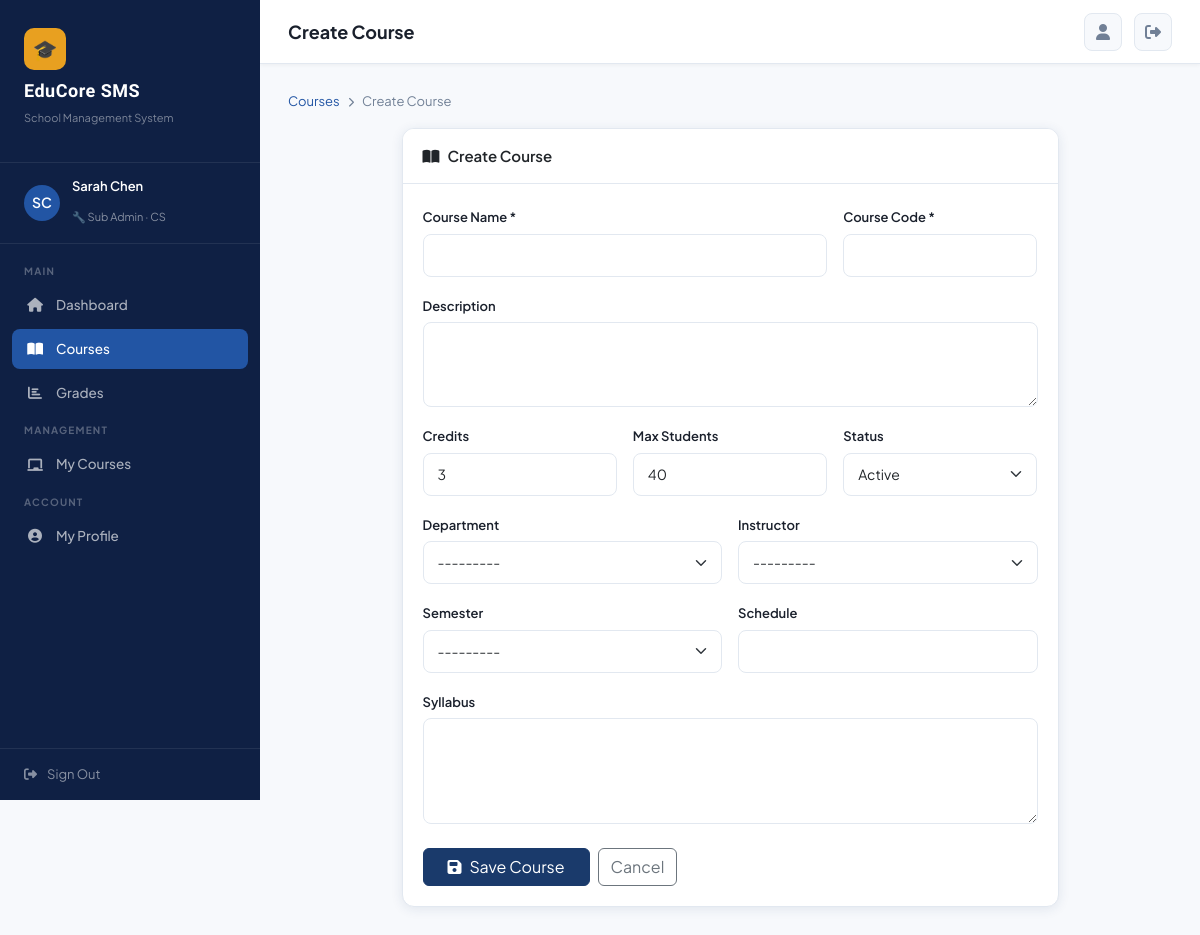
Page /courses/create/ (signed in) on the committed database.
### accounts/models.py (models this page shows, shortened)
class User(AbstractUser):
    ROLE_CHOICES = [
        ('super_admin', 'Super Admin'),
        ('sub_admin', 'Sub Admin'),
        ('student', 'Student'),
    ]
    role = models.CharField(max_length=20, choices=ROLE_CHOICES, default='student')
    department = models.ForeignKey(Department, on_delete=models.SET_NULL, null=True, blank=True)
    phone = models.CharField(max_length=20, blank=True)
    address = models.TextField(blank=True)
    profile_picture = models.ImageField(upload_to='profiles/', blank=True, null=True)
    bio = models.TextField(blank=True)
    student_id = models.CharField(max_length=20, blank=True, unique=True, null=True)
    date_of_birth = models.DateField(null=True, blank=True)
    gender = models.CharField(max_length=10, choices=[('M','Male'),('F','Female'),('O','Other')], blank=True)
    is_active = models.BooleanField(default=True)
    created_at = models.DateTimeField(auto_now_add=True)
    def __str__(self):
        return f"{self.get_full_name()} ({self.role})"
    @property
    def is_super_admin(self):
        return self.role == 'super_admin'
    @property
    def is_sub_admin(self):
        return self.role == 'sub_admin'

class Department(models.Model):
    name = models.CharField(max_length=100)
    code = models.CharField(max_length=10, unique=True)
    description = models.TextField(blank=True)
    created_at = models.DateTimeField(auto_now_add=True)
    def __str__(self):
        return self.name

### courses/views.py (the view, shortened to what this page needs)
# urls.py: path('create/', views.create_course, name='create_course'),
@login_required
def create_course(request):
    if not (request.user.is_super_admin or request.user.is_sub_admin):
        messages.error(request, 'Access denied.')
        return redirect('course_list')
    form = CourseForm(request.POST or None, user=request.user)
    return render(request, 'courses/course_form.html', {'form': form, 'title': 'Create Course'})

### courses/models.py (called while the page is built)
    def __str__(self):
        return self.year

    def __str__(self):
        return f"{self.academic_year} - Sem {self.semester_number}"

### templates/courses/course_form.html (shortened to what this page needs)
{% extends 'base.html' %}
{% block page_title %}{{ title }}{% endblock %}
{% block content %}
<div class="breadcrumb-bar mb-3">
  <a href="{% url 'course_list' %}">Courses</a> <i class="fas fa-chevron-right" style="font-size:10px;"></i> <span>{{ title }}</span>
</div>
<div class="row justify-content-center">
  <div class="col-md-9">
    <div class="card">
      <div class="card-header"><i class="fas fa-book-open me-2"></i>{{ title }}</div>
      <div class="card-body">
        <form method="post">
          <div class="row g-3">
            <div class="col-md-8"><label class="form-label">Course Name *</label>{{ form.name }}</div>
            <div class="col-md-4"><label class="form-label">Course Code *</label>{{ form.code }}</div>
            <div class="col-12"><label class="form-label">Description</label>{{ form.description }}</div>
            <div class="col-md-4"><label class="form-label">Credits</label>{{ form.credits }}</div>
            <div class="col-md-4"><label class="form-label">Max Students</label>{{ form.max_students }}</div>
            <div class="col-md-4"><label class="form-label">Status</label>{{ form.status }}</div>
            <div class="col-md-6"><label class="form-label">Department</label>{{ form.department }}</div>
            <div class="col-md-6"><label class="form-label">Instructor</label>{{ form.instructor }}</div>
            <div class="col-md-6"><label class="form-label">Semester</label>{{ form.semester }}</div>
            <div class="col-md-6"><label class="form-label">Schedule</label>{{ form.schedule }}</div>
            <div class="col-12"><label class="form-label">Syllabus</label>{{ form.syllabus }}</div>
          </div>
          <div class="mt-4 d-flex gap-2">
            <button type="submit" class="btn btn-primary px-4"><i class="fas fa-save me-2"></i>Save Course</button>
            <a href="{% url 'course_list' %}" class="btn btn-outline-secondary">Cancel</a>
          </div>
        </form>
      </div>
    </div>
  </div>
</div>
{% endblock %}

### templates/base.html (shortened to what this page needs)
<!DOCTYPE html>
<html lang="en">
<head>
<link href="https://cdnjs.cloudflare.com/ajax/libs/bootstrap/5.3.0/css/bootstrap.min.css" rel="stylesheet">
<link href="https://cdnjs.cloudflare.com/ajax/libs/font-awesome/6.4.0/css/all.min.css" rel="stylesheet">
</head>
<body>
{% if user.is_authenticated %}
<div id="sidebar">
  <div class="sidebar-logo">
    <div class="logo-icon">🎓</div>
    <h2>EduCore SMS</h2>
    <p>School Management System</p>
  </div>
  <div class="sidebar-user">
    <div class="avatar">
      {% if user.profile_picture %}
        <img src="{{ user.profile_picture.url }}" alt="">
      {% else %}
        {{ user.first_name|first|upper }}{{ user.last_name|first|upper }}
      {% endif %}
    </div>
    <div class="info">
      <h4>{{ user.get_full_name|default:user.username }}</h4>
      <span>
        {% if user.is_super_admin %}⭐ Super Admin
        {% elif user.is_sub_admin %}🔧 Sub Admin{% if user.department %} · {{ user.department.code }}{% endif %}
        {% else %}🎒 Student{% endif %}
      </span>
    </div>
  </div>
  <nav class="sidebar-nav">
    <div class="nav-section-label">Main</div>
    <div class="nav-item">
      <a href="{% url 'dashboard' %}" class="nav-link {% if request.resolver_match.url_name == 'dashboard' %}active{% endif %}">
        <i class="fas fa-home"></i> Dashboard
      </a>
    </div>
    <div class="nav-item">
      <a href="{% url 'course_list' %}" class="nav-link {% if 'course' in request.resolver_match.url_name %}active{% endif %}">
        <i class="fas fa-book-open"></i> Courses
      </a>
    </div>
    <div class="nav-item">
      <a href="{% url 'grade_list' %}" class="nav-link {% if 'grade' in request.resolver_match.url_name or 'semester_results' in request.resolver_match.url_name %}active{% endif %}">
        <i class="fas fa-chart-bar"></i> Grades
      </a>
    </div>
    {% if user.is_super_admin or user.is_sub_admin %}
    <div class="nav-section-label">Management</div>
    <div class="nav-item">
      <a href="{% url 'course_list' %}" class="nav-link">
        <i class="fas fa-chalkboard"></i> My Courses
      </a>
    </div>
    {% endif %}
    <div class="nav-section-label">Account</div>
    <div class="nav-item">
      <a href="{% url 'profile' %}" class="nav-link {% if request.resolver_match.url_name == 'profile' %}active{% endif %}">
        <i class="fas fa-user-circle"></i> My Profile
      </a>
    </div>
  </nav>
  <div class="sidebar-footer">
    <a href="{% url 'logout' %}"><i class="fas fa-sign-out-alt"></i> Sign Out</a>
  </div>
</div>
<div id="main-content">
  <div class="topbar">
    <div class="d-flex align-items-center gap-3">
      <span class="topbar-title">{% block page_title %}Dashboard{% endblock %}</span>
    </div>
    <div class="topbar-actions">
      <a href="{% url 'profile' %}" class="btn-icon" title="Profile">
        <i class="fas fa-user"></i>
      </a>
      <a href="{% url 'logout' %}" class="btn-icon" title="Logout">
        <i class="fas fa-sign-out-alt"></i>
      </a>
    </div>
  </div>
  <div class="page-content">
    {% block content %}{% endblock %}
  </div>
</div>
{% else %}
  {% block auth_content %}{% endblock %}
{% endif %}
</body>
</html>

### templates/base.html (style rules this page uses)
:root { --primary: #1a3a6b; --primary-light: #2255a4; --accent: #e8a020; --accent-hover: #d4911c; --sidebar-bg: #0f2044; --sidebar-hover: #1a3a6b; --success: #0f9e6e; --danger: #e53e3e; --warning: #f6ad55; --text-dark: #1a202c; --text-muted: #718096; --bg-light: #f7f9fc; --card-shadow: 0 2px 12px rgba(26,58,107,0.10); --card-shadow-hover: 0 8px 24px rgba(26,58,107,0.18); --border-color: #e2e8f0; --sidebar-width: 260px; }
* { box-sizing: border-box; margin: 0; padding: 0; }
body { font-family: 'Plus Jakarta Sans', sans-serif; background: var(--bg-light); color: var(--text-dark); min-height: 100vh; }
#sidebar { width: var(--sidebar-width); height: 100vh; background: var(--sidebar-bg); position: fixed; left: 0; top: 0; z-index: 1000; overflow-y: auto; transition: transform 0.3s ease; display: flex; flex-direction: column; }
.sidebar-logo { padding: 28px 24px 20px; border-bottom: 1px solid rgba(255,255,255,0.08); }
.sidebar-logo .logo-icon { width: 42px; height: 42px; background: var(--accent); border-radius: 10px; display: flex; align-items: center; justify-content: center; font-size: 20px; margin-bottom: 10px; }
.sidebar-logo h2 { font-family: 'Sora', sans-serif; font-size: 18px; font-weight: 700; color: white; letter-spacing: 0.5px; }
.sidebar-logo p { font-size: 11px; color: rgba(255,255,255,0.45); margin-top: 2px; }
.sidebar-user { padding: 16px 24px; border-bottom: 1px solid rgba(255,255,255,0.08); display: flex; align-items: center; gap: 12px; }
.sidebar-user .avatar { width: 36px; height: 36px; border-radius: 50%; background: var(--primary-light); display: flex; align-items: center; justify-content: center; font-size: 14px; font-weight: 600; color: white; flex-shrink: 0; overflow: hidden; }
.sidebar-user .info h4 { font-size: 13px; font-weight: 600; color: white; }
.sidebar-user .info span { font-size: 11px; color: rgba(255,255,255,0.5); }
.sidebar-nav { padding: 12px 0; flex: 1; }
.nav-section-label { padding: 8px 24px 4px; font-size: 10px; font-weight: 700; color: rgba(255,255,255,0.3); text-transform: uppercase; letter-spacing: 1.2px; }
.nav-item { padding: 2px 12px; }
.nav-link { display: flex; align-items: center; gap: 12px; padding: 10px 14px; border-radius: 8px; color: rgba(255,255,255,0.65); text-decoration: none; font-size: 13.5px; font-weight: 500; transition: all 0.2s; }
.nav-link:hover, .nav-link.active { background: var(--sidebar-hover); color: white; }
.nav-link.active { background: var(--primary-light); color: white; }
.nav-link i { width: 18px; text-align: center; font-size: 14px; }
.sidebar-footer { padding: 16px 24px; border-top: 1px solid rgba(255,255,255,0.08); }
.sidebar-footer a { display: flex; align-items: center; gap: 10px; color: rgba(255,255,255,0.5); text-decoration: none; font-size: 13px; transition: color 0.2s; }
#main-content { margin-left: var(--sidebar-width); min-height: 100vh; transition: margin 0.3s ease; }
.topbar { background: white; border-bottom: 1px solid var(--border-color); padding: 0 28px; height: 64px; display: flex; align-items: center; justify-content: space-between; position: sticky; top: 0; z-index: 100; box-shadow: 0 1px 4px rgba(0,0,0,0.05); }
.topbar-title { font-size: 18px; font-weight: 700; color: var(--text-dark); }
.topbar-actions { display: flex; align-items: center; gap: 12px; }
.topbar-actions .btn-icon { width: 38px; height: 38px; border-radius: 8px; background: var(--bg-light); border: 1px solid var(--border-color); display: flex; align-items: center; justify-content: center; color: var(--text-muted); cursor: pointer; transition: all 0.2s; text-decoration: none; }
.page-content { padding: 28px; }
.card { border: 1px solid var(--border-color); border-radius: 12px; box-shadow: var(--card-shadow); background: white; overflow: hidden; }
.card-header { background: white; border-bottom: 1px solid var(--border-color); padding: 16px 20px; font-weight: 600; font-size: 15px; }
.card-body { padding: 20px; }
.btn-primary { background: var(--primary); border-color: var(--primary); }
.form-control, .form-select { border: 1.5px solid var(--border-color); border-radius: 8px; padding: 10px 14px; font-size: 14px; transition: border-color 0.2s, box-shadow 0.2s; }
.form-label { font-weight: 600; font-size: 13px; margin-bottom: 6px; color: var(--text-dark); }
.breadcrumb-bar { display: flex; align-items: center; gap: 8px; margin-bottom: 20px; font-size: 13px; color: var(--text-muted); }
.breadcrumb-bar a { color: var(--primary-light); text-decoration: none; }

### rows in the picture
User: first_name|first "S", last_name|first "C", get_full_name "Sarah Chen", department.code "CS"

### other values in the picture
{{ title }} "Create Course"
